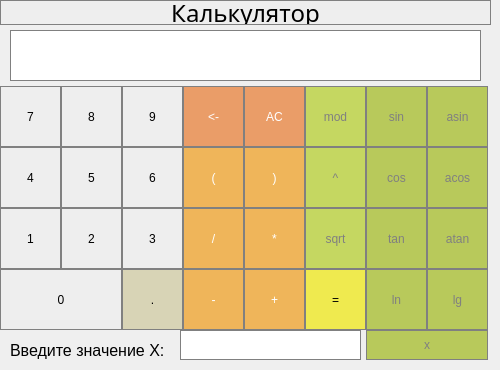
    <widget class="QWidget" name="page_1">
     <widget class="QPushButton" name="sin">
      <property name="geometry">
       <rect>
        <x>366</x>
        <y>86</y>
        <width>61</width>
        <height>61</height>
       </rect>
      </property>
      <property name="styleSheet">
       <string notr="true">QPushButton {
  background-color: rgb(184, 201, 91);
  color: gray; 
  border: 1px solid gray;
}

QPushButton:pressed {
    background-color: qlineargradient(x1: 0, y1: 0, x2: 0, y2: 1,
                                      stop: 0 #FF7832, stop: 1 #FF9739);
}</string>
      </property>
      <property name="text">
       <string>sin</string>
      </property>
     </widget>
     <widget class="QPushButton" name="atan">
      <property name="geometry">
       <rect>
        <x>427</x>
        <y>208</y>
        <width>61</width>
        <height>61</height>
       </rect>
      </property>
      <property name="styleSheet">
       <string notr="true">QPushButton {
  background-color: rgb(184, 201, 91);
  color: gray; 
  border: 1px solid gray;
}

QPushButton:pressed {
    background-color: qlineargradient(x1: 0, y1: 0, x2: 0, y2: 1,
                                      stop: 0 #FF7832, stop: 1 #FF9739);
}</string>
      </property>
      <property name="text">
       <string>atan</string>
      </property>
     </widget>
     <widget class="QPushButton" name="mod">
      <property name="geometry">
       <rect>
        <x>305</x>
        <y>86</y>
        <width>61</width>
        <height>61</height>
       </rect>
      </property>
      <property name="styleSheet">
       <string notr="true">QPushButton {
  background-color: rgb(197, 215, 97);
  color: gray; 
  border: 1px solid gray;
}

QPushButton:pressed {
    background-color: qlineargradient(x1: 0, y1: 0, x2: 0, y2: 1,
                                      stop: 0 #FF7832, stop: 1 #FF9739);
}</string>
      </property>
      <property name="text">
       <string>mod</string>
      </property>
     </widget>
     <widget class="QPushButton" name="tan">
      <property name="geometry">
       <rect>
        <x>366</x>
        <y>208</y>
        <width>61</width>
        <height>61</height>
       </rect>
      </property>
      <property name="styleSheet">
       <string notr="true">QPushButton {
  background-color: rgb(184, 201, 91);
  color: gray; 
  border: 1px solid gray;
}

QPushButton:pressed {
    background-color: qlineargradient(x1: 0, y1: 0, x2: 0, y2: 1,
                                      stop: 0 #FF7832, stop: 1 #FF9739);
}</string>
      </property>
      <property name="text">
       <string>tan</string>
      </property>
     </widget>
     <widget class="QPushButton" name="cos">
      <property name="geometry">
       <rect>
        <x>366</x>
        <y>147</y>
        <width>61</width>
        <height>61</height>
       </rect>
      </property>
      <property name="styleSheet">
       <string notr="true">QPushButton {
  background-color: rgb(184, 201, 91);
  color: gray; 
  border: 1px solid gray;
}

QPushButton:pressed {
    background-color: qlineargradient(x1: 0, y1: 0, x2: 0, y2: 1,
                                      stop: 0 #FF7832, stop: 1 #FF9739);
}</string>
      </property>
      <property name="text">
       <string>cos</string>
      </property>
     </widget>
     <widget class="QPushButton" name="minus">
      <property name="geometry">
       <rect>
        <x>183</x>
        <y>269</y>
        <width>61</width>
        <height>61</height>
       </rect>
      </property>
      <property name="styleSheet">
       <string notr="true">QPushButton {
  background-color: rgb(239, 181, 90);
  color: white; 
  border: 1px solid gray;
}

QPushButton:pressed {
    background-color: qlineargradient(x1: 0, y1: 0, x2: 0, y2: 1,
                                      stop: 0 #FF7832, stop: 1 #FF9739);
}</string>
      </property>
      <property name="text">
       <string>-</string>
      </property>
     </widget>
     <widget class="QPushButton" name="right_bracket">
      <property name="geometry">
       <rect>
        <x>244</x>
        <y>147</y>
        <width>61</width>
        <height>61</height>
       </rect>
      </property>
      <property name="styleSheet">
       <string notr="true">QPushButton {
  background-color: rgb(239, 181, 90);
  color: white; 
  border: 1px solid gray;
}

QPushButton:pressed {
    background-color: qlineargradient(x1: 0, y1: 0, x2: 0, y2: 1,
                                      stop: 0 #FF7832, stop: 1 #FF9739);
}</string>
      </property>
      <property name="text">
       <string>)</string>
      </property>
     </widget>
     <widget class="QPushButton" name="pushButton_8">
      <property name="geometry">
       <rect>
        <x>61</x>
        <y>86</y>
        <width>61</width>
        <height>61</height>
       </rect>
      </property>
      <property name="styleSheet">
       <string notr="true">QPushButton {
   background-color: rgb(238, 238, 238);
   border: 1px solid gray;
}

QPushButton:pressed {
    background-color: qlineargradient(x1: 0, y1: 0, x2: 0, y2: 1,
                                      stop: 0 #dadbde, stop: 1 #f6f7fa);
}</string>
      </property>
      <property name="text">
       <string>8</string>
      </property>
     </widget>
     <widget class="QPushButton" name="pushButton_4">
      <property name="geometry">
       <rect>
        <x>0</x>
        <y>147</y>
        <width>61</width>
        <height>61</height>
       </rect>
      </property>
      <property name="styleSheet">
       <string notr="true">QPushButton {
   background-color: rgb(238, 238, 238);
   border: 1px solid gray;
}

QPushButton:pressed {
    background-color: qlineargradient(x1: 0, y1: 0, x2: 0, y2: 1,
                                      stop: 0 #dadbde, stop: 1 #f6f7fa);
}</string>
      </property>
      <property name="text">
       <string>4</string>
      </property>
     </widget>
     <widget class="QPushButton" name="pushButton_2">
      <property name="geometry">
       <rect>
        <x>61</x>
        <y>208</y>
        <width>61</width>
        <height>61</height>
       </rect>
      </property>
      <property name="styleSheet">
       <string notr="true">QPushButton {
   background-color: rgb(238, 238, 238);
   border: 1px solid gray;
}

QPushButton:pressed {
    background-color: qlineargradient(x1: 0, y1: 0, x2: 0, y2: 1,
                                      stop: 0 #dadbde, stop: 1 #f6f7fa);
}</string>
      </property>
      <property name="text">
       <string>2</string>
      </property>
     </widget>
     <widget class="QPushButton" name="pushButton_6">
      <property name="geometry">
       <rect>
        <x>122</x>
        <y>147</y>
        <width>61</width>
        <height>61</height>
       </rect>
      </property>
      <property name="styleSheet">
       <string notr="true">QPushButton {
   background-color: rgb(238, 238, 238);
   border: 1px solid gray;
}

QPushButton:pressed {
    background-color: qlineargradient(x1: 0, y1: 0, x2: 0, y2: 1,
                                      stop: 0 #dadbde, stop: 1 #f6f7fa);
}</string>
      </property>
      <property name="text">
       <string>6</string>
      </property>
     </widget>
     <widget class="QPushButton" name="division">
      <property name="geometry">
       <rect>
        <x>183</x>
        <y>208</y>
        <width>61</width>
        <height>61</height>
       </rect>
      </property>
      <property name="styleSheet">
       <string notr="true">QPushButton {
  background-color: rgb(239, 181, 90);
  color: white; 
  border: 1px solid gray;
}

QPushButton:pressed {
    background-color: qlineargradient(x1: 0, y1: 0, x2: 0, y2: 1,
                                      stop: 0 #FF7832, stop: 1 #FF9739);
}</string>
      </property>
      <property name="text">
       <string>/</string>
      </property>
     </widget>
     <widget class="QPushButton" name="exp">
      <property name="geometry">
       <rect>
        <x>305</x>
        <y>147</y>
        <width>61</width>
        <height>61</height>
       </rect>
      </property>
      <property name="styleSheet">
       <string notr="true">QPushButton {
  background-color: rgb(197, 215, 97);
  color: gray; 
  border: 1px solid gray;
}

QPushButton:pressed {
    background-color: qlineargradient(x1: 0, y1: 0, x2: 0, y2: 1,
                                      stop: 0 #FF7832, stop: 1 #FF9739);
}</string>
      </property>
      <property name="text">
       <string>^</string>
      </property>
     </widget>
     <widget class="QPushButton" name="pushButton_1">
      <property name="geometry">
       <rect>
        <x>0</x>
        <y>208</y>
        <width>61</width>
        <height>61</height>
       </rect>
      </property>
      <property name="styleSheet">
       <string notr="true">QPushButton {
   background-color: rgb(238, 238, 238);
   border: 1px solid gray;
}

QPushButton:pressed {
    background-color: qlineargradient(x1: 0, y1: 0, x2: 0, y2: 1,
                                      stop: 0 #dadbde, stop: 1 #f6f7fa);
}</string>
      </property>
      <property name="text">
       <string>1</string>
      </property>
     </widget>
     <widget class="QPushButton" name="pushButton_9">
      <property name="geometry">
       <rect>
        <x>122</x>
        <y>86</y>
        <width>61</width>
        <height>61</height>
       </rect>
      </property>
      <property name="styleSheet">
       <string notr="true">QPushButton {
   background-color: rgb(238, 238, 238);
   border: 1px solid gray;
}

QPushButton:pressed {
    background-color: qlineargradient(x1: 0, y1: 0, x2: 0, y2: 1,
                                      stop: 0 #dadbde, stop: 1 #f6f7fa);
}</string>
      </property>
      <property name="text">
       <string>9</string>
      </property>
     </widget>
     <widget class="QPushButton" name="plus">
      <property name="geometry">
       <rect>
        <x>244</x>
        <y>269</y>
        <width>61</width>
        <height>61</height>
       </rect>
      </property>
      <property name="styleSheet">
       <string notr="true">QPushButton {
  background-color: rgb(239, 181, 90);
  color: white; 
  border: 1px solid gray;
}

QPushButton:pressed {
    background-color: qlineargradient(x1: 0, y1: 0, x2: 0, y2: 1,
                                      stop: 0 #FF7832, stop: 1 #FF9739);
}</string>
      </property>
      <property name="text">
       <string>+</string>
      </property>
     </widget>
     <widget class="QPushButton" name="ln">
      <property name="geometry">
       <rect>
        <x>366</x>
        <y>269</y>
        <width>61</width>
        <height>61</height>
       </rect>
      </property>
      <property name="styleSheet">
       <string notr="true">QPushButton {
  background-color: rgb(184, 201, 91);
  color: gray; 
  border: 1px solid gray;
}

QPushButton:pressed {
    background-color: qlineargradient(x1: 0, y1: 0, x2: 0, y2: 1,
                                      stop: 0 #FF7832, stop: 1 #FF9739);
}</string>
      </property>
      <property name="text">
       <string>ln</string>
      </property>
     </widget>
     <widget class="QPushButton" name="dot">
      <property name="geometry">
       <rect>
        <x>122</x>
        <y>269</y>
        <width>61</width>
        <height>61</height>
       </rect>
      </property>
      <property name="styleSheet">
       <string notr="true">QPushButton {
  background-color: rgb(216, 212, 182);
  border: 1px solid gray;
}

QPushButton:pressed {
    background-color: qlineargradient(x1: 0, y1: 0, x2: 0, y2: 1,
                                      stop: 0 #BEBEBE, stop: 1 #D7D7D7);
}</string>
      </property>
      <property name="text">
       <string>.</string>
      </property>
     </widget>
     <widget class="QPushButton" name="AC">
      <property name="geometry">
       <rect>
        <x>244</x>
        <y>86</y>
        <width>61</width>
        <height>61</height>
       </rect>
      </property>
      <property name="styleSheet">
       <string notr="true">QPushButton {
  background-color: rgb(234, 157, 104);
  color: white;
  border: 1px solid gray;
}

QPushButton:pressed {
    background-color: qlineargradient(x1: 0, y1: 0, x2: 0, y2: 1,
                                      stop: 0 #BEBEBE, stop: 1 #D7D7D7);
}</string>
      </property>
      <property name="text">
       <string>AC</string>
      </property>
     </widget>
     <widget class="QPushButton" name="asin">
      <property name="geometry">
       <rect>
        <x>427</x>
        <y>86</y>
        <width>61</width>
        <height>61</height>
       </rect>
      </property>
      <property name="styleSheet">
       <string notr="true">QPushButton {
  background-color: rgb(184, 201, 91);
  color: gray; 
  border: 1px solid gray;
}

QPushButton:pressed {
    background-color: qlineargradient(x1: 0, y1: 0, x2: 0, y2: 1,
                                      stop: 0 #FF7832, stop: 1 #FF9739);
}</string>
      </property>
      <property name="text">
       <string>asin</string>
      </property>
     </widget>
     <widget class="QPushButton" name="lg">
      <property name="geometry">
       <rect>
        <x>427</x>
        <y>269</y>
        <width>61</width>
        <height>61</height>
       </rect>
      </property>
      <property name="styleSheet">
       <string notr="true">QPushButton {
  background-color: rgb(184, 201, 91);
  color: gray; 
  border: 1px solid gray;
}

QPushButton:pressed {
    background-color: qlineargradient(x1: 0, y1: 0, x2: 0, y2: 1,
                                      stop: 0 #FF7832, stop: 1 #FF9739);
}</string>
      </property>
      <property name="text">
       <string>lg</string>
      </property>
     </widget>
     <widget class="QPushButton" name="pushButton_0">
      <property name="geometry">
       <rect>
        <x>0</x>
        <y>269</y>
        <width>122</width>
        <height>61</height>
       </rect>
      </property>
      <property name="styleSheet">
       <string notr="true">QPushButton {
   background-color: rgb(238, 238, 238);
   border: 1px solid gray;
}

QPushButton:pressed {
    background-color: qlineargradient(x1: 0, y1: 0, x2: 0, y2: 1,
                                      stop: 0 #dadbde, stop: 1 #f6f7fa);
}</string>
      </property>
      <property name="text">
       <string>0</string>
      </property>
     </widget>
     <widget class="QPushButton" name="left_bracket">
      <property name="geometry">
       <rect>
        <x>183</x>
        <y>147</y>
        <width>61</width>
        <height>61</height>
       </rect>
      </property>
      <property name="styleSheet">
       <string notr="true">QPushButton {
  background-color: rgb(239, 181, 90);
  color: white; 
  border: 1px solid gray;
}

QPushButton:pressed {
    background-color: qlineargradient(x1: 0, y1: 0, x2: 0, y2: 1,
                                      stop: 0 #FF7832, stop: 1 #FF9739);
}</string>
      </property>
      <property name="text">
       <string>(</string>
      </property>
     </widget>
     <widget class="QPushButton" name="one_delete">
      <property name="geometry">
       <rect>
        <x>183</x>
        <y>86</y>
        <width>61</width>
        <height>61</height>
       </rect>
      </property>
      <property name="styleSheet">
       <string notr="true">QPushButton {
  background-color: rgb(234, 157, 104);
  color: white;
  border: 1px solid gray;
}

QPushButton:pressed {
    background-color: qlineargradient(x1: 0, y1: 0, x2: 0, y2: 1,
                                      stop: 0 #BEBEBE, stop: 1 #D7D7D7);
}</string>
      </property>
      <property name="text">
       <string>&lt;-</string>
      </property>
     </widget>
     <widget class="QPushButton" name="acos">
      <property name="geometry">
       <rect>
        <x>427</x>
        <y>147</y>
        <width>61</width>
        <height>61</height>
       </rect>
      </property>
      <property name="styleSheet">
       <string notr="true">QPushButton {
  background-color: rgb(184, 201, 91);
  color: gray; 
  border: 1px solid gray;
}

QPushButton:pressed {
    background-color: qlineargradient(x1: 0, y1: 0, x2: 0, y2: 1,
                                      stop: 0 #FF7832, stop: 1 #FF9739);
}</string>
      </property>
      <property name="text">
       <string>acos</string>
      </property>
     </widget>
     <widget class="QPushButton" name="pushButton_3">
      <property name="geometry">
       <rect>
        <x>122</x>
        <y>208</y>
        <width>61</width>
        <height>61</height>
       </rect>
      </property>
      <property name="styleSheet">
       <string notr="true">QPushButton {
   background-color: rgb(238, 238, 238);
   border: 1px solid gray;
}

QPushButton:pressed {
    background-color: qlineargradient(x1: 0, y1: 0, x2: 0, y2: 1,
                                      stop: 0 #dadbde, stop: 1 #f6f7fa);
}</string>
      </property>
      <property name="text">
       <string>3</string>
      </property>
     </widget>
     <widget class="QPushButton" name="pushButton_7">
      <property name="geometry">
       <rect>
        <x>0</x>
        <y>86</y>
        <width>61</width>
        <height>61</height>
       </rect>
      </property>
      <property name="styleSheet">
       <string notr="true">QPushButton {
   background-color: rgb(238, 238, 238);
   border: 1px solid gray;
}

QPushButton:pressed {
    background-color: qlineargradient(x1: 0, y1: 0, x2: 0, y2: 1,
                                      stop: 0 #dadbde, stop: 1 #f6f7fa);
}</string>
      </property>
      <property name="text">
       <string>7</string>
      </property>
     </widget>
     <widget class="QPushButton" name="equals">
      <property name="geometry">
       <rect>
        <x>305</x>
        <y>269</y>
        <width>61</width>
        <height>61</height>
       </rect>
      </property>
      <property name="styleSheet">
       <string notr="true">QPushButton {
  background-color: rgb(239, 234, 79);
  color: black; 
  border: 1px solid gray;
}

QPushButton:pressed {
    background-color: qlineargradient(x1: 0, y1: 0, x2: 0, y2: 1,
                                      stop: 0 #FF7832, stop: 1 #FF9739);
}</string>
      </property>
      <property name="text">
       <string>=</string>
      </property>
     </widget>
     <widget class="QPushButton" name="multiplication">
      <property name="geometry">
       <rect>
        <x>244</x>
        <y>208</y>
        <width>61</width>
        <height>61</height>
       </rect>
      </property>
      <property name="styleSheet">
       <string notr="true">QPushButton {
  background-color: rgb(239, 181, 90);
  color: white; 
  border: 1px solid gray;
}

QPushButton:pressed {
    background-color: qlineargradient(x1: 0, y1: 0, x2: 0, y2: 1,
                                      stop: 0 #FF7832, stop: 1 #FF9739);
}</string>
      </property>
      <property name="text">
       <string>*</string>
      </property>
     </widget>
     <widget class="QPushButton" name="pushButton_5">
      <property name="geometry">
       <rect>
        <x>61</x>
        <y>147</y>
        <width>61</width>
        <height>61</height>
       </rect>
      </property>
      <property name="styleSheet">
       <string notr="true">QPushButton {
   background-color: rgb(238, 238, 238);
   border: 1px solid gray;
}

QPushButton:pressed {
    background-color: qlineargradient(x1: 0, y1: 0, x2: 0, y2: 1,
                                      stop: 0 #dadbde, stop: 1 #f6f7fa);
}</string>
      </property>
      <property name="text">
       <string>5</string>
      </property>
     </widget>
     <widget class="QPushButton" name="sqrt">
      <property name="geometry">
       <rect>
        <x>305</x>
        <y>208</y>
        <width>61</width>
        <height>61</height>
       </rect>
      </property>
      <property name="styleSheet">
       <string notr="true">QPushButton {
  background-color: rgb(197, 215, 97);
  color: gray; 
  border: 1px solid gray;
}

QPushButton:pressed {
    background-color: qlineargradient(x1: 0, y1: 0, x2: 0, y2: 1,
                                      stop: 0 #FF7832, stop: 1 #FF9739);
}</string>
      </property>
      <property name="text">
       <string>sqrt</string>
      </property>
     </widget>
     <widget class="QLabel" name="calculator">
      <property name="geometry">
       <rect>
        <x>0</x>
        <y>0</y>
        <width>491</width>
        <height>25</height>
       </rect>
      </property>
      <property name="palette">
       <palette>
        <active>
         <colorrole role="Button">
          <brush brushstyle="SolidPattern">
           <color alpha="255">
            <red>238</red>
            <green>238</green>
            <blue>238</blue>
           </color>
          </brush>
         </colorrole>
         <colorrole role="Base">
          <brush brushstyle="SolidPattern">
           <color alpha="255">
            <red>238</red>
            <green>238</green>
            <blue>238</blue>
           </color>
          </brush>
         </colorrole>
         <colorrole role="Window">
          <brush brushstyle="SolidPattern">
           <color alpha="255">
            <red>238</red>
            <green>238</green>
            <blue>238</blue>
           </color>
          </brush>
         </colorrole>
        </active>
        <inactive>
         <colorrole role="Button">
          <brush brushstyle="SolidPattern">
           <color alpha="255">
            <red>238</red>
            <green>238</green>
            <blue>238</blue>
           </color>
          </brush>
         </colorrole>
         <colorrole role="Base">
          <brush brushstyle="SolidPattern">
           <color alpha="255">
            <red>238</red>
            <green>238</green>
            <blue>238</blue>
           </color>
          </brush>
         </colorrole>
         <colorrole role="Window">
          <brush brushstyle="SolidPattern">
           <color alpha="255">
            <red>238</red>
            <green>238</green>
            <blue>238</blue>
           </color>
          </brush>
         </colorrole>
        </inactive>
        <disabled>
         <colorrole role="Button">
          <brush brushstyle="SolidPattern">
           <color alpha="255">
            <red>238</red>
            <green>238</green>
            <blue>238</blue>
           </color>
          </brush>
         </colorrole>
         <colorrole role="Base">
          <brush brushstyle="SolidPattern">
           <color alpha="255">
            <red>238</red>
            <green>238</green>
            <blue>238</blue>
           </color>
          </brush>
         </colorrole>
         <colorrole role="Window">
          <brush brushstyle="SolidPattern">
           <color alpha="255">
            <red>238</red>
            <green>238</green>
            <blue>238</blue>
           </color>
          </brush>
         </colorrole>
        </disabled>
       </palette>
      </property>
      <property name="font">
       <font>
        <family>PT Serif Caption</family>
        <pointsize>18</pointsize>
        <weight>50</weight>
        <italic>false</italic>
        <bold>false</bold>
       </font>
      </property>
      <property name="styleSheet">
       <string notr="true">QLabel {
	background-color: rgb(238, 238, 238);
	border: 1px solid gray;
	font: 18pt &quot;PT Serif Caption&quot;;
}

</string>
      </property>
      <property name="text">
       <string>Калькулятор</string>
      </property>
      <property name="alignment">
       <set>Qt::AlignCenter</set>
      </property>
     </widget>
     <widget class="QLineEdit" name="result_show">
      <property name="geometry">
       <rect>
        <x>10</x>
        <y>30</y>
        <width>471</width>
        <height>51</height>
       </rect>
      </property>
      <property name="styleSheet">
       <string notr="true">background-color: rgb(255, 255, 255);
border: 1px solid gray;
font: 14pt &quot;PT Serif Caption&quot;;

</string>
      </property>
      <property name="alignment">
       <set>Qt::AlignRight|Qt::AlignTrailing|Qt::AlignVCenter</set>
      </property>
     </widget>
     <widget class="QLineEdit" name="added_x">
      <property name="geometry">
       <rect>
        <x>180</x>
        <y>330</y>
        <width>181</width>
        <height>30</height>
       </rect>
      </property>
      <property name="styleSheet">
       <string notr="true">background-color: rgb(255, 255, 255);
border: 1px solid gray;

</string>
      </property>
      <property name="alignment">
       <set>Qt::AlignLeading|Qt::AlignLeft|Qt::AlignVCenter</set>
      </property>
     </widget>
     <widget class="QPushButton" name="add_x">
      <property name="geometry">
       <rect>
        <x>366</x>
        <y>330</y>
        <width>122</width>
        <height>30</height>
       </rect>
      </property>
      <property name="styleSheet">
       <string notr="true">QPushButton {
  background-color: rgb(184, 201, 91);
  color: gray; 
  border: 1px solid gray;
}

QPushButton:pressed {
    background-color: qlineargradient(x1: 0, y1: 0, x2: 0, y2: 1,
                                      stop: 0 #FF7832, stop: 1 #FF9739);
}</string>
      </property>
      <property name="text">
       <string>x</string>
      </property>
     </widget>
     <widget class="QLabel" name="label_12">
      <property name="geometry">
       <rect>
        <x>10</x>
        <y>340</y>
        <width>161</width>
        <height>21</height>
       </rect>
      </property>
      <property name="font">
       <font>
        <pointsize>12</pointsize>
       </font>
      </property>
      <property name="text">
       <string>Введите значение Х:</string>
      </property>
     </widget>
    </widget>
